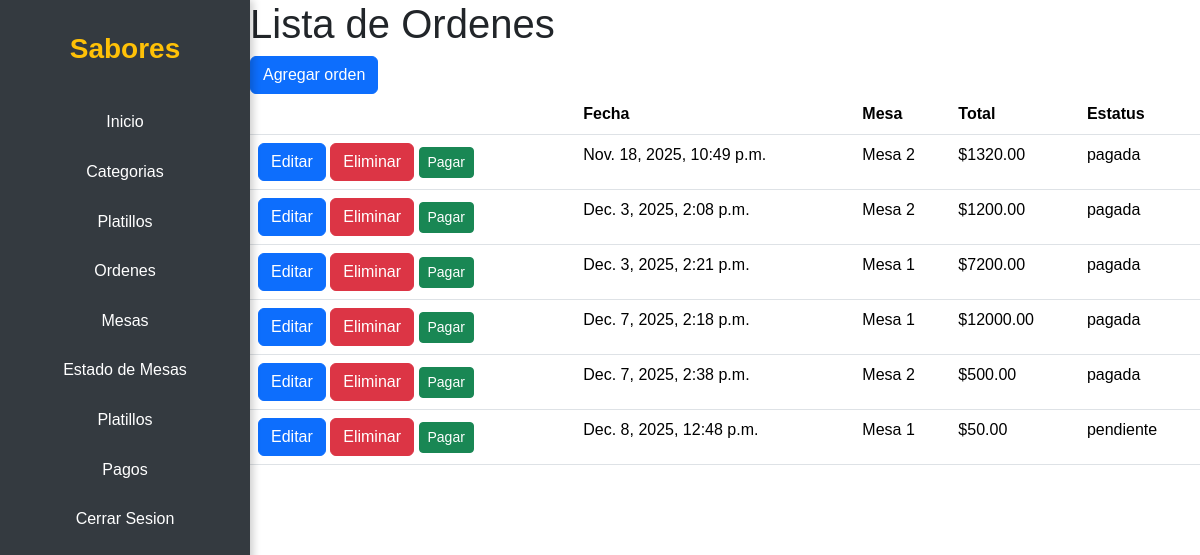
The page /ordenes/ordenes/ (signed in) on the database as committed earlier.
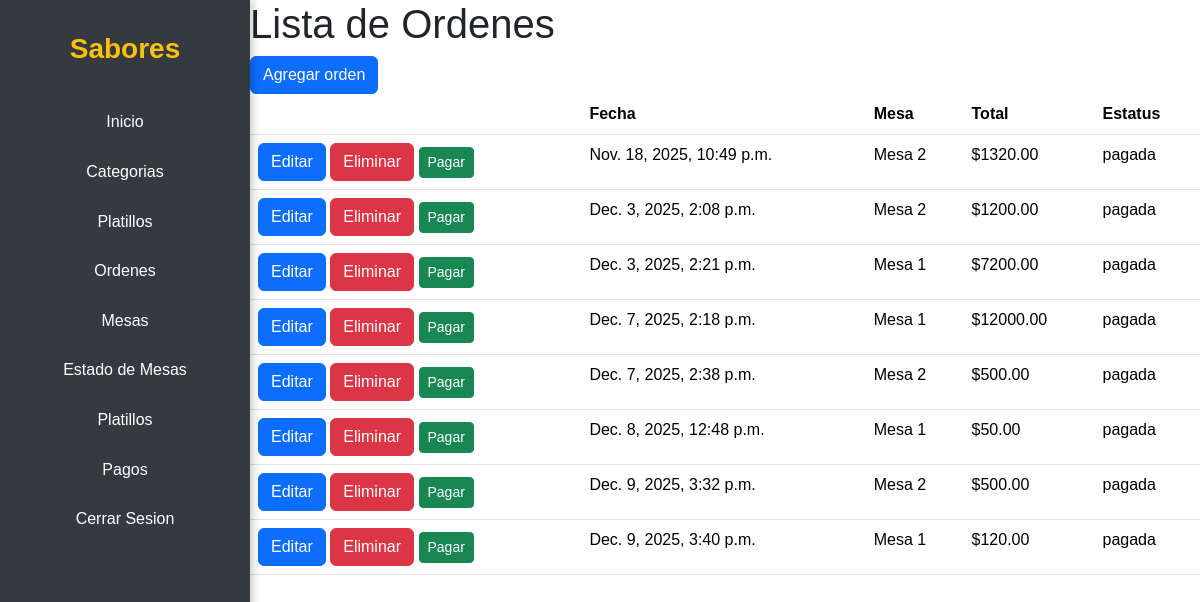
The same page on the database as committed later.
### apps/ordenes/models.py (models this page shows, shortened)
class Orden(models.Model):
    empleado = models.ForeignKey(AppUser, on_delete=models.CASCADE, related_name='ordenes')
    mesa = models.ForeignKey(Mesa, on_delete=models.CASCADE, related_name='ordenes')
    fecha_hora = models.DateTimeField(auto_now_add=True)
    estatus = models.CharField(max_length=50, default='pendiente')
    @property
    def total(self):
        return sum(d.cantidad * d.precio_unitario for d in self.detalles.all())

class Mesa(models.Model):
    nombre = models.CharField(max_length=100, null=False)
    capacidad = models.IntegerField(null=False)
    estado = models.ForeignKey(MesaEstado, on_delete=models.CASCADE, related_name='mesas_estado')

class OrdenDetalle(models.Model):
    orden = models.ForeignKey(Orden, on_delete=models.CASCADE, related_name='detalles')
    platillo = models.ForeignKey(Platillo, on_delete=models.CASCADE, related_name='detalles')
    cantidad = models.IntegerField()
    notas = models.TextField(blank=True, null=True)
    precio_unitario = models.DecimalField(max_digits=10, decimal_places=2)

### apps/ordenes/views.py (the view)
# urls.py: path('ordenes/', views.OrdenListView.as_view(), name='ordenes_list'),
class OrdenListView(LoginRequiredMixin, ListView):
    model = Orden
    template_name = 'ordenes/ordenes_list.html'
    context_object_name = 'ordenes'

### templates/ordenes/ordenes_list.html
{% extends 'main/base.html' %}
{% block content %}
<h1>Lista de Ordenes</h1>
<a class="btn btn-primary" href="{% url 'ordenes:ordenes_create' %}">Agregar orden</a>
<table class="table">
    <thead>
        <tr>
            <th></th>
            <th>Fecha</th>
            <th>Mesa</th>
            <th>Total</th>
            <th>Estatus</th>
        </tr>
    </thead>
    <tbody>
        {% for orden in ordenes %}
        <tr>
            <td>
                <a class="btn btn-primary" href="{% url 'ordenes:ordenes_detalle_list' orden.pk %}">Editar</a>
                <a class="btn btn-danger" href="">Eliminar</a>
                <a href="{% url 'ordenes:orden_pagar' orden.id %}" class="btn btn-success btn-sm">
                    Pagar
                </a>
            </td>
            <td>{{orden.fecha_hora}}</td>
            <td>{{orden.mesa.nombre}}</td>
            <td>${{orden.total}}</td>
            <td>{{orden.estatus}}</td>
        </tr>
        {% endfor %}
    </tbody>
</table>
{% endblock %}

Rows that differ between the two databases and show on the page:
changed Orden "Dec. 8, 2025, 12:48 p.m.": estatus "pendiente" → "pagada"
added Orden: fecha_hora "Dec. 9, 2025, 3:32 p.m.", mesa.nombre "Mesa 2", total "500.00", estatus "pagada"
added Orden: fecha_hora "Dec. 9, 2025, 3:40 p.m.", mesa.nombre "Mesa 1", total "120.00", estatus "pagada"
